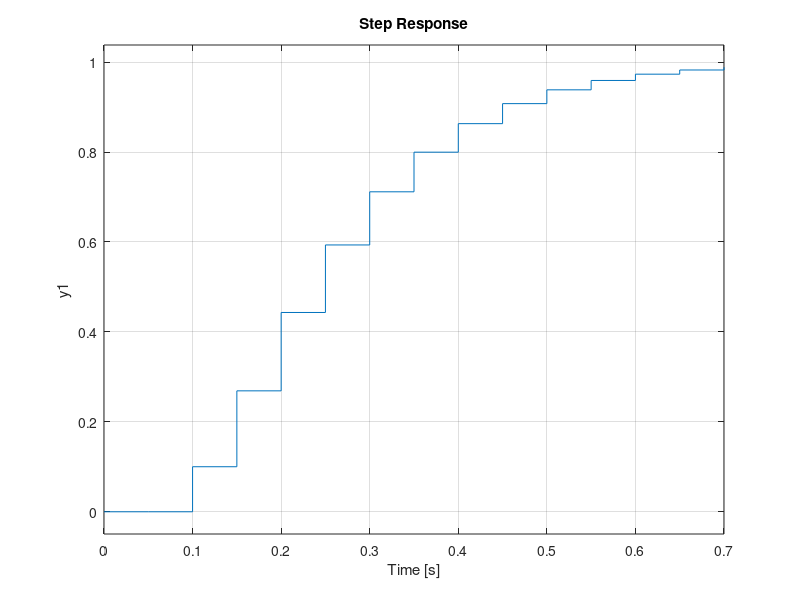

Here is the MATLAB script that generated this plot:
a = 0.00544; b = 3.456e-5;c = 0.002386;d=0.01207;
Avelocidad = [0 1;-d/b -c/b]; Bvelocidad = [0;a/b]; Dvelocidad_discreto = 0; Cvelocidad_discreto = [1 0]; T = 0.05;
sys_discreto = c2d(ss(Avelocidad,Bvelocidad,Cvelocidad_discreto,Dvelocidad_discreto),T,'zoh')
[Gvelocidad_discreto,Hvelocidad_discreto,Cvelocidad_discreto,Dvelocidad_discreto] = ssdata(sys_discreto)
G = [Gvelocidad_discreto [0 0]';-Cvelocidad_discreto*Gvelocidad_discreto 1]
H = [Hvelocidad_discreto;-Cvelocidad_discreto*Hvelocidad_discreto];
P_discreto = [exp(-10*T) exp(-10*T) exp(-40*T)]
k_discreto = acker (G,H,P_discreto);
kd = [k_discreto(1) k_discreto(2)]; kid =-k_discreto(3);
GG = [Gvelocidad_discreto-Hvelocidad_discreto*kd Hvelocidad_discreto*kid;-Cvelocidad_discreto*Gvelocidad_discreto+Cvelocidad_discreto*Hvelocidad_discreto*kd 1-Cvelocidad_discreto*Hvelocidad_discreto*kid]
HH = [0 0 1]';
CC = [Cvelocidad_discreto 0];
servo = ss(GG,HH,CC,0,T)
zpk(servo)
step(servo)